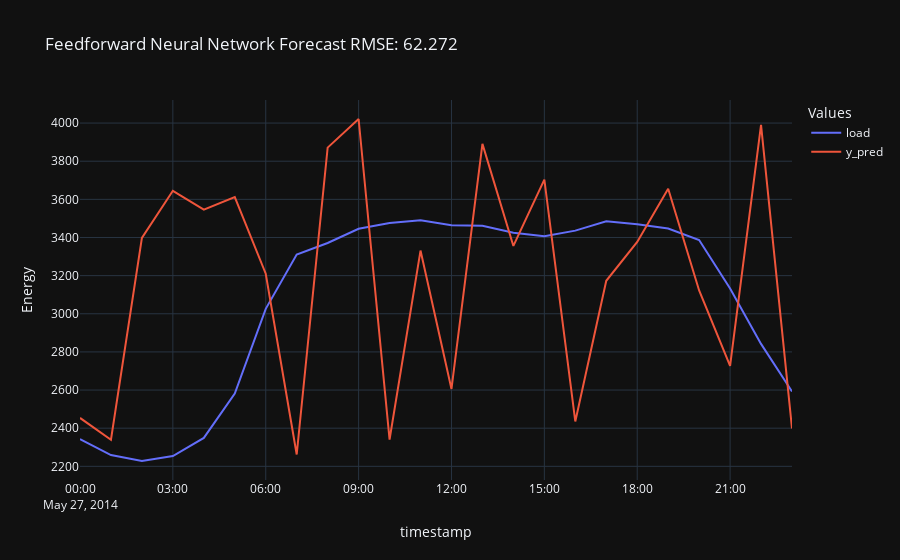

The cell this chart's notebook holds for it:
### Code cell
df_test = df.tail(X_test.shape[0]).copy()
df_test['y_pred'] = y_pred.flatten()
df_test = df_test.head(24)
print(df_test)
fig = px.line(df_test, x = df_test.index, y= ['load', 'y_pred'],
            labels={'value': 'Energy', 'variable': 'Values'},
            title=f'Feedforward Neural Network Forecast RMSE: {rmse:.3f}')
fig.show()
